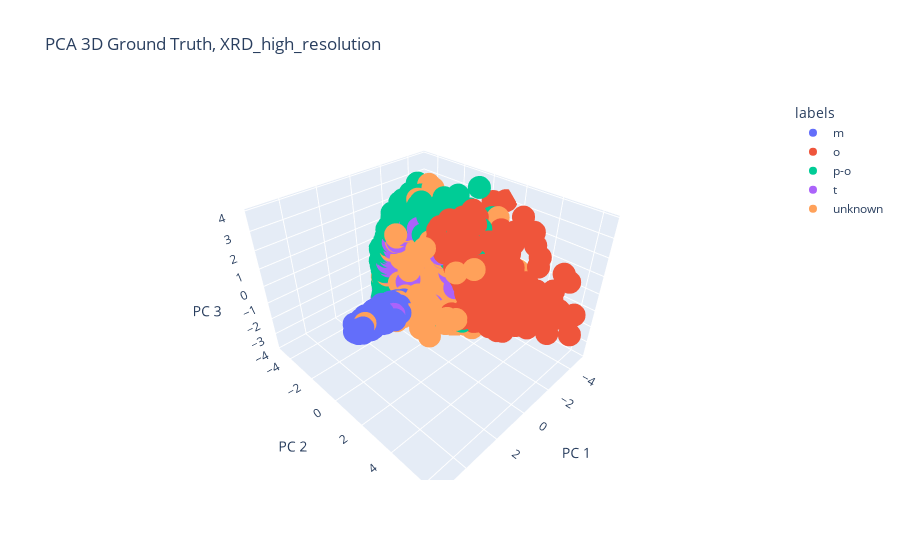

Notebook code for this chart:
### Code cell
import plotly.express as px
dfPCA3 = dfPCA.iloc[:, [0, 1, 2]].copy()
dfPCA3 = dfPCA3.rename(columns={0: 'x1', 1: 'x2', 2:'x3'})
dfPCA3['labels'] = dfPCA[['labels']]
fig = px.scatter_3d(
    dfPCA3, x='x1', y='x2', z='x3', color=dfPCA3['labels'],
    labels={'x1': 'PC 1', 'x2': 'PC 2', 'x3': 'PC 3'}, title='PCA 3D Ground Truth, XRD_high_resolution'
)
fig.show()

### Figure 1 — Plotly figure (JSON) as saved in the notebook; plotly's stock layout.template omitted (floating-point values rounded to 4 significant figures; data arrays with more than 128 entries replaced by an {"elided": "..."} marker saying what was removed)
{"data": [{"hovertemplate": "labels=m<br>PC 1=%{x}<br>PC 2=%{y}<br>PC 3=%{z}<extra></extra>", "legendgroup": "m", "marker": {"color": "#636efa", "symbol": "circle"}, "mode": "markers", "name": "m", "scene": "scene", "showlegend": true, "type": "scatter3d", "x": {"elided": "460 float values"}, "y": {"elided": "460 float values"}, "z": {"elided": "460 float values"}}, {"hovertemplate": "labels=o<br>PC 1=%{x}<br>PC 2=%{y}<br>PC 3=%{z}<extra></extra>", "legendgroup": "o", "marker": {"color": "#EF553B", "symbol": "circle"}, "mode": "markers", "name": "o", "scene": "scene", "showlegend": true, "type": "scatter3d", "x": {"elided": "345 float values"}, "y": {"elided": "345 float values"}, "z": {"elided": "345 float values"}}, {"hovertemplate": "labels=p-o<br>PC 1=%{x}<br>PC 2=%{y}<br>PC 3=%{z}<extra></extra>", "legendgroup": "p-o", "marker": {"color": "#00cc96", "symbol": "circle"}, "mode": "markers", "name": "p-o", "scene": "scene", "showlegend": true, "type": "scatter3d", "x": {"elided": "404 float values"}, "y": {"elided": "404 float values"}, "z": {"elided": "404 float values"}}, {"hovertemplate": "labels=t<br>PC 1=%{x}<br>PC 2=%{y}<br>PC 3=%{z}<extra></extra>", "legendgroup": "t", "marker": {"color": "#ab63fa", "symbol": "circle"}, "mode": "markers", "name": "t", "scene": "scene", "showlegend": true, "type": "scatter3d", "x": {"elided": "245 float values"}, "y": {"elided": "245 float values"}, "z": {"elided": "245 float values"}}, {"hovertemplate": "labels=unknown<br>PC 1=%{x}<br>PC 2=%{y}<br>PC 3=%{z}<extra></extra>", "legendgroup": "unknown", "marker": {"color": "#FFA15A", "symbol": "circle"}, "mode": "markers", "name": "unknown", "scene": "scene", "showlegend": true, "type": "scatter3d", "x": {"elided": "271 float values"}, "y": {"elided": "271 float values"}, "z": {"elided": "271 float values"}}], "layout": {"legend": {"title": {"text": "labels"}, "tracegroupgap": 0}, "scene": {"domain": {"x": [0, 1], "y": [0, 1]}, "xaxis": {"title": {"text": "PC 1"}}, "yaxis": {"title": {"text": "PC 2"}}, "zaxis": {"title": {"text": "PC 3"}}}, "title": {"text": "PCA 3D Ground Truth, XRD_high_resolution"}}}
